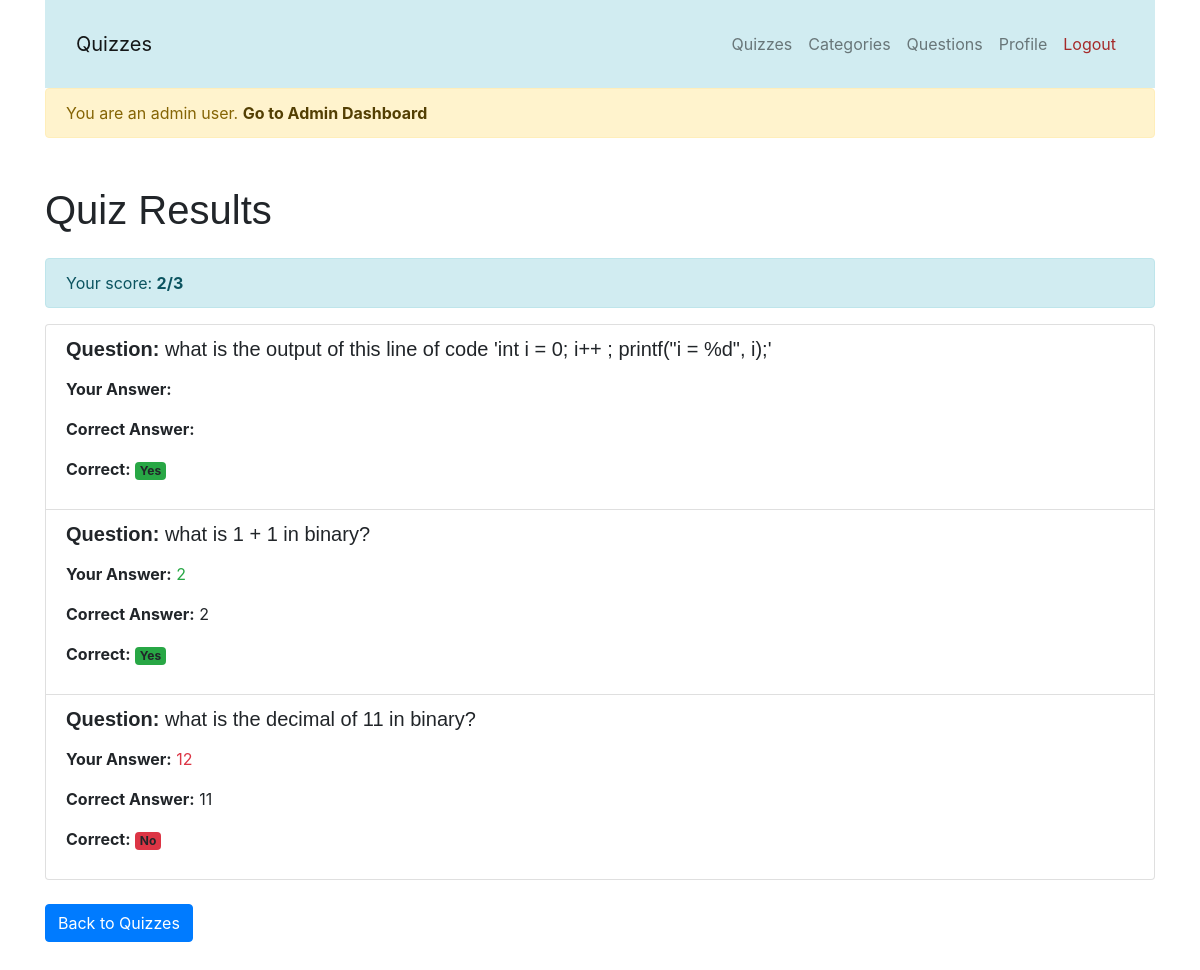
The page /quiz_result/2 (signed in) on the database its author committed.
### app/models.py (models this page shows, shortened)
class QuizResult(db.Model):
    id = db.Column(db.Integer, primary_key=True)
    score = db.Column(db.Integer, nullable=False)
    user_id = db.Column(db.Integer, db.ForeignKey('user.id'), nullable=False)
    quiz_id = db.Column(db.Integer, db.ForeignKey('quiz.id'), nullable=False)
    responses = db.relationship('Response', backref='quiz_result', lazy=True, cascade='all, delete-orphan')

class Quiz(db.Model):
    id = db.Column(db.Integer, primary_key=True)
    title = db.Column(db.String(200), nullable=False)
    description = db.Column(db.String(500), nullable=False)
    total_questions = db.Column(db.Integer, nullable=False, default=0)
    category_id = db.Column(db.Integer, db.ForeignKey('category.id'), nullable=False)
    questions = db.relationship('Question', backref='quiz', lazy=True, cascade='all, delete-orphan')
    quiz_results = db.relationship('QuizResult', backref='quiz', lazy=True, cascade='all, delete-orphan')

class Response(db.Model):
    id = db.Column(db.Integer, primary_key=True)
    user_id = db.Column(db.Integer, db.ForeignKey('user.id'), nullable=False)
    quiz_id = db.Column(db.Integer, db.ForeignKey('quiz.id'), nullable=False)
    question_id = db.Column(db.Integer, db.ForeignKey('question.id'), nullable=False)
    selected_option = db.Column(db.Integer, nullable=False)
    is_correct = db.Column(db.Boolean, nullable=False)
    quiz_result_id = db.Column(db.Integer, db.ForeignKey('quiz_result.id'), nullable=False)
    user = db.relationship('User', backref='responses')
    quiz = db.relationship('Quiz', backref='responses')

class Question(db.Model):
    id = db.Column(db.Integer, primary_key=True)
    text = db.Column(db.String(500), nullable=False)
    options = db.Column(db.JSON, nullable=False)  # Store options as JSON
    correct_option = db.Column(db.Integer, nullable=False)  # Store index of correct option
    quiz_id = db.Column(db.Integer, db.ForeignKey('quiz.id'), nullable=False)
    responses = db.relationship('Response', backref='question', lazy=True, cascade='all, delete-orphan')

### app/routes.py (the view)
@main.route('/quiz_result/<int:quiz_result_id>')
@login_required
def quiz_result(quiz_result_id):
    quiz_result = QuizResult.query.filter_by(id=quiz_result_id, user_id=current_user.id).first()
    if not quiz_result:
        flash('Quiz result not found.', 'danger')
        return redirect(url_for('main.home'))
    return render_template('quiz_result.html', quiz_result=quiz_result)

### app/__init__.py (called while the page is built)
@login_manager.user_loader
def load_user(user_id):
    from .models import User
    return User.query.get(int(user_id))

### app/templates/quiz_result.html
{% extends 'base.html' %}
{% block content %}
    <h1 class="mb-4">Quiz Results</h1>
    <div class="alert alert-info">
        <p class="mb-0">Your score: <strong>{{ quiz_result.score }}/{{ quiz_result.quiz.total_questions }}</strong></p>
    </div>
    <ul class="list-group">
        {% for response in quiz_result.responses %}
        <li class="list-group-item">
            <h5 class="mb-3"><strong>Question:</strong> {{ response.question.text }}</h5>
            <p>
                <strong>Your Answer:</strong>
                <span class="{{ 'text-success' if response.is_correct else 'text-danger' }}">
                    {{ response.question.options[response.selected_option] }}
                </span>
            </p>
            <p><strong>Correct Answer:</strong> {{ response.question.options[response.question.correct_option] }}</p>
            <p>
                <strong>Correct:</strong>
                <span class="{{ 'badge bg-success' if response.is_correct else 'badge bg-danger' }}">
                    {{ 'Yes' if response.is_correct else 'No' }}
                </span>
            </p>
        </li>
        {% endfor %}
    </ul>
    <a href="{{ url_for('main.home') }}" class="btn btn-primary mt-4">Back to Quizzes</a>
{% endblock %}

### app/static/css/styles.css (style rules this page uses)
body { font-family: 'Lato', sans-serif; background-color: #f8f8f8; }
h1, h2, h3, h4, h5, h6 { font-family: 'Raleway', sans-serif; }
p { font-size: 16px; line-height: 1.5; }

### rows shown on the page
QuizResult: score "2"
Quiz: quiz.total_questions "3"
Response: question.text "what is the output of this line of code 'int i = 0; i++ ; printf(\"i = %d\", i);'", is_correct "Yes"
Response: question.text "what is 1 + 1 in binary?", question "2", is_correct "Yes"
Response: question.text "what is the decimal of 11 in binary?", question "12", question "11", is_correct "No"
